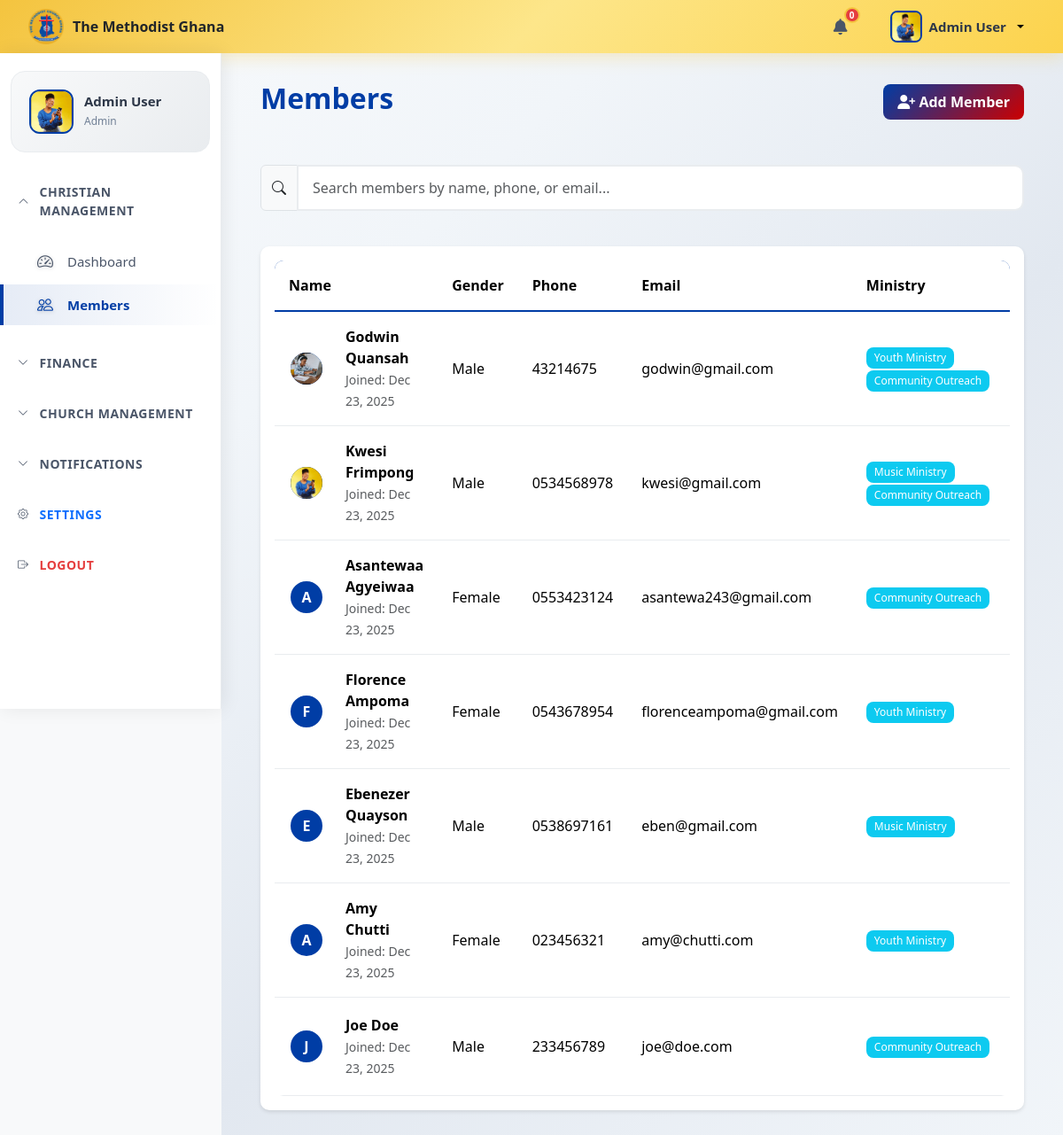
Page /app/views/members.php (signed in) on the committed database.
### tables this page shows
CREATE TABLE `settings` (
  `id` int(11) NOT NULL,
  `setting_key` varchar(100) NOT NULL,
  `setting_value` longtext DEFAULT NULL,
  `description` text DEFAULT NULL,
  `created_at` timestamp NOT NULL DEFAULT current_timestamp(),
  `updated_at` timestamp NOT NULL DEFAULT current_timestamp() ON UPDATE current_timestamp()
);

CREATE TABLE `users` (
  `id` int(11) NOT NULL,
  `email` varchar(255) NOT NULL,
  `password` varchar(255) NOT NULL,
  `first_name` varchar(100) NOT NULL,
  `last_name` varchar(100) NOT NULL,
  `role_id` int(11) NOT NULL,
  `phone` varchar(20) DEFAULT NULL,
  `profile_photo` varchar(255) DEFAULT NULL,
  `is_active` tinyint(1) DEFAULT 1,
  `created_at` timestamp NOT NULL DEFAULT current_timestamp(),
  `updated_at` timestamp NOT NULL DEFAULT current_timestamp() ON UPDATE current_timestamp()
);

CREATE TABLE `members` (
  `id` int(11) NOT NULL,
  `user_id` int(11) DEFAULT NULL,
  `first_name` varchar(100) NOT NULL,
  `last_name` varchar(100) NOT NULL,
  `email` varchar(255) DEFAULT NULL,
  `phone` varchar(20) DEFAULT NULL,
  `date_of_birth` date DEFAULT NULL,
  `gender` enum('Male','Female') DEFAULT NULL,
  `join_date` date DEFAULT NULL,
  `status` enum('active','inactive','transferred','deceased') NOT NULL DEFAULT 'active',
  `address` varchar(255) DEFAULT NULL,
  `city` varchar(100) DEFAULT NULL,
  `area` varchar(150) DEFAULT NULL,
  `landmark` varchar(255) DEFAULT NULL,
  `gps` varchar(20) DEFAULT NULL,
  `region` varchar(100) DEFAULT NULL,
  `emergency_contact_name` varchar(100) DEFAULT NULL,
  `emergency_phone` varchar(20) DEFAULT NULL,
  `member_img` varchar(255) DEFAULT NULL,
  `created_at` timestamp NOT NULL DEFAULT current_timestamp(),
  `updated_at` timestamp NOT NULL DEFAULT current_timestamp() ON UPDATE current_timestamp()
);

### config/database.php (called while the page is built, shortened)
<?php
class Database {
    private $host = 'localhost';
    private $db_name = 'church_management_system';
    private $user = 'root';
    private $password = '';
    private $pdo;
    private static $instance = null;
    public static function getInstance() {
        if (self::$instance === null) {
            self::$instance = new self();
        }
        return self::$instance;
    }
    public function connect() {
        try {
            $dsn = 'mysql:host=' . $this->host . ';dbname=' . $this->db_name;
            $this->pdo = new PDO($dsn, $this->user, $this->password);
            $this->pdo->setAttribute(PDO::ATTR_ERRMODE, PDO::ERRMODE_EXCEPTION);
            $this->pdo->setAttribute(PDO::ATTR_DEFAULT_FETCH_MODE, PDO::FETCH_ASSOC);
        } catch (PDOException $e) {
            die('Connection Error: ' . $e->getMessage());
        }
    }
    public function getConnection() {
        return $this->pdo;
    }
    public function query($sql, $params = []) {
        try {
            $stmt = $this->pdo->prepare($sql);
            $stmt->execute($params);
            return $stmt;
        } catch (PDOException $e) {
            die('Query Error: ' . $e->getMessage());
        }
    }
    public function fetchAll($sql, $params = []) {
        return $this->query($sql, $params)->fetchAll();
    }
}
?>

### app/models/Member.php (called while the page is built, shortened)
<?php
class Member {
    private $db;
    private $table = 'members';
    public function __construct() {
        $this->db = Database::getInstance()->getConnection();
    }
    public function getAll($limit = null, $offset = 0) {
        $sql = "SELECT * FROM {$this->table} WHERE status = 'active' ORDER BY created_at DESC";
        if ($limit) {
            $sql .= " LIMIT :limit OFFSET :offset";
            $stmt = $this->db->prepare($sql);
            $stmt->bindParam(':limit', $limit, PDO::PARAM_INT);
            $stmt->bindParam(':offset', $offset, PDO::PARAM_INT);
        } else {
            $stmt = $this->db->prepare($sql);
        }
        $stmt->execute();
        return $stmt->fetchAll(PDO::FETCH_ASSOC);
    }
    public function getMemberMinistries($memberId) {
    $sql = "SELECT m.name
            FROM ministries m
            JOIN ministry_members mm ON mm.ministry_id = m.id
            WHERE mm.member_id = :member_id";
    $stmt = $this->db->prepare($sql);
    $stmt->bindParam(':member_id', $memberId);
    $stmt->execute();
    return $stmt->fetchAll(PDO::FETCH_COLUMN);
}
}
?>

### app/views/members.php (the view, shortened to what this page needs)
<?php
$activePage='members';
require_once __DIR__ . '/../../config/database.php';
require_once __DIR__ . '/../models/Member.php';
$member = new Member();
$search = trim($_GET['search'] ?? '');
if($search !== ''){
   $members = $member->search($search);
} else {
    $members = $member->getAll();
}
?>
<?php include 'header.php'; ?>
<div class="main-content">
    <?php include 'sidebar.php'; ?>
    <div class="container-fluid">
        <div class="d-flex justify-content-between align-items-center mb-4">
            <h2 class="fw-bold" style="color: var(--primary-color);">Members</h2>
            <button class="btn btn-primary" data-bs-toggle="modal" data-bs-target="#addMemberModal">
                <i class="fas fa-user-plus"></i> Add Member
            </button>
        </div>
        <br>
         <form method="GET" class="mb-3">
            <div class="input-group">
          <span class="input-group-text">
            <i class="bi bi-search"></i>
          </span>
          <input
          type="text"
          name="search"
          id="memberSearch"
          class="form-control"
          placeholder="Search members by name, phone, or email..."
          autocomplete = "off"
          >
            </div>
         </form>
<br>
        <div class="card">
            <div class="card-body">
                <div class="table-responsive">
                    <table class="table table-hover">
                        <thead style="background-color: var(--primary-color); color: white;">
                            <tr>
                                <th>Name</th>
                                <th>Gender</th>
                                <th>Phone</th>
                                <th>Email</th>
                                <th>Ministry</th>
                                <th>Actions</th>
                            </tr>
                        </thead>
                     <tbody id="membersTable">
<?php if (!empty($members)): ?>
    <?php foreach ($members as $m): ?>
        <tr>
           <td>
    <div class="d-flex align-items-center">
        <?php
        $imgPath = __DIR__ . '/../../assets/uploads/members/' . ($m['member_img'] ?? '');
        $imgUrl  = '/assets/uploads/members/' . ($m['member_img'] ?? '');
        ?>
        <div class="avatar rounded-circle me-3 d-flex align-items-center justify-content-center"
             style="
                width:40px;
                height:40px;
                background-color: var(--primary-color);
                color:white;
                overflow:hidden;
                flex-shrink:0;
                border: 2px solid #fff;
                font-weight: bold;
                font-size: 16px;
             ">
            <?php if (!empty($m['member_img']) && file_exists($imgPath)): ?>
                <img src="<?= htmlspecialchars($imgUrl) ?>"
                     alt="Member Image"
                     style="width:100%; height:100%; object-fit:cover; display:block;">
            <?php else: ?>
                <?= strtoupper(substr($m['first_name'], 0, 1)) ?>
            <?php endif; ?>
        </div>
        <div class="ms-2">
            <strong><?= htmlspecialchars($m['first_name'].' '.$m['last_name']) ?></strong><br>
            <small class="text-muted">
                Joined: <?= date('M d, Y', strtotime($m['join_date'] ?? $m['created_at'])) ?>
            </small>
        </div>
    </div>
</td>
            <td><?= htmlspecialchars($m['gender'] ?? 'N/A') ?></td>
            <td><?= htmlspecialchars($m['phone'] ?? 'N/A') ?></td>
            <td><?= htmlspecialchars($m['email'] ?? 'N/A') ?></td>
            <td>
    <?php
        $memberMinistries = $member->getMemberMinistries($m['id']);
        if (!empty($memberMinistries)) {
            foreach ($memberMinistries as $ministryName) {
                echo '<span class="badge bg-info me-1">' . htmlspecialchars($ministryName) . '</span>';
            }
        } else {
            echo '<span class="badge bg-info">N/A</span>';
        }
    ?>
</td>
            <td>
            </td>
        </tr>
    <?php endforeach; ?>
<?php endif; ?>
</tbody>
                    </table>
                </div>
            </div>
        </div>
    </div>
</div>

### app/views/navbar.php (shortened to what this page needs)
<?php
require_once __DIR__ . '/../../config/database.php';
?>
    <nav class="top-navbar">
        <div class="top-nav-left">
            <div class="d-none d-md-flex align-items-center">
                <img src="<?php echo BASE_URL;?>/assets/images/methodist-logo.png" alt="Logo" style="height: 40px; margin-right: 10px;">
                <span class="fw-bold text-dark"><?php echo htmlspecialchars($church_name); ?></span>
            </div>
        </div>
        <div class="top-nav-right">
         <div class="dropdown">
            <button class="top-nav-icon-btn notification-btn" data-bs-toggle="dropdown">
                <i class="fas fa-bell"></i>
                <span class="notification-badge"><?= $unread_count['COUNT(*)'] ?? 0 ?></span>
            </button>
         </div>
            <div class="dropdown user-dropdown ms-2">
                <button class="user-profile-btn dropdown-toggle" data-bs-toggle="dropdown">
                    <img src="<?php echo BASE_URL; echo '/'; echo htmlspecialchars($user['profile_photo'] ?? '/assets/images/placeholder-user.jpg'); ?>" alt="User" class="user-thumbnail">
                    <span class="d-none d-md-inline user-name-top"><?php echo htmlspecialchars($user['first_name'] . ' ' . $user['last_name']); ?></span>
                </button>
            </div>
        </div>
    </nav>
</body>
</html>

### app/views/sidebar.php (shortened to what this page needs)
<?php
include_once __DIR__ . '/../../config/database.php';
$pdo = Database::getInstance()->getConnection();
$userId = $_SESSION['user_id'] ?? null;
$user = null;
if($userId) {
    $stmt = $pdo->prepare("SELECT first_name, last_name, profile_photo FROM users WHERE id = :id");
    $stmt->execute([':id' => $userId]);
    $user = $stmt->fetch(PDO::FETCH_ASSOC);
}
$activePage = isset($activePage) ? $activePage : 'dashboard';
function isActive($page, $current){
    return $page === $current ? 'active' : '';
}
function isCollapsed($group, $current){
    $groups = [
        'christianManagement' => ['dashboard', 'members'],
        'finance' => ['income', 'expenses', 'overview'],
        'churchManagement' => ['organizations', 'events', 'attendance', 'service'],
        'notifications' => ['notifications']
    ];
    if(isset($groups[$group]) && in_array($current, $groups[$group])){
        return 'show';
    }
    return '';
}
?>
<nav class="sidebar sidebar-menu-groups" id="sidebar">
    <div class="sidebar-user-card">
        <div class="user-avatar">
            <img src="<?php echo BASE_URL; echo '/'; echo htmlspecialchars($user['profile_photo'] ?? '/assets/images/placeholder-user.jpg'); ?>" alt="User">
        </div>
        <div class="user-info">
            <h6><?php echo htmlspecialchars($user['first_name'] . ' ' . $user['last_name']); ?></h6>
            <span class="user-role"><?php echo htmlspecialchars($_SESSION['user_role']); ?></span>
        </div>
    </div>
    <div class="sidebar-menu-groups">
        <div class="menu-group">
            <div class="menu-group-header"   data-bs-target="#christianManagement" aria-expanded="<?= isCollapsed('christianManagement', $activePage) ? 'true' : 'false' ?>">
                <i class="bi bi-chevron-down"></i>
                <span>Christian Management</span>
            </div>
            <ul class="sidebar-menu collapse <?= isCollapsed('christianManagement', $activePage) ?>" id="christianManagement">
                <li><a href="dashboard.php" class="<?= isActive('dashboard', $activePage) ?>"><i class="bi bi-speedometer2"></i> Dashboard</a></li>
                <li><a href="members.php" class="<?= isActive('members', $activePage) ?>"><i class="bi bi-people"></i> Members</a></li>
            </ul>
        </div>
        <div class="menu-group">
            <div class="menu-group-header"  data-bs-target="#finance" aria-expanded="<?= isCollapsed('finance', $activePage) ? 'true' : 'false' ?>">
                <i class="bi bi-chevron-down"></i>
                <span>Finance</span>
            </div>
        </div>
        <div class="menu-group">
            <div class="menu-group-header"  data-bs-target="#churchManagement" aria-expanded="<?= isCollapsed('churchManagement', $activePage) ? 'true' : 'false' ?>">
                <i class="bi bi-chevron-down"></i>
                <span>Church Management</span>
            </div>
        </div>
        <div class="menu-group">
            <div class="menu-group-header"  data-bs-target="#notifications">
                <i class="bi bi-chevron-down"></i>
                <span>Notifications</span>
            </div>
        </div>
        <div class="menu-group">
            <div class="menu-group-header">
                <i class="bi bi-gear"></i>
                <span><a href="<?php echo BASE_URL; ?>/app/views/settings.php" class="menu-link <?= isActive('settings', $activePage) ?>">Settings</a></span>
            </div>
        </div>
        <div class="menu-group">
            <div class="menu-group-header">
                <i class="bi bi-box-arrow-right"></i>
                <span><a href="<?php echo BASE_URL; ?>/app/controllers/logout.php" class="menu-link logout-link"> Logout
        </a></span>
            </div>
        </div>
    </div>
</nav>

### rows in the picture
settings: setting_value "The Methodist Ghana"
users: profile_photo (picture), first_name+last_name "Admin User"
members: member_img (picture), first_name+last_name "Godwin Quansah", join_date "Dec 23, 2025", gender "Male", phone "43214675", email "godwin@gmail.com", ministryName "Youth Ministry", ministryName "Community Outreach"
members: member_img (picture), first_name+last_name "Kwesi Frimpong", join_date "Dec 23, 2025", gender "Male", phone "0534568978", email "kwesi@gmail.com", ministryName "Music Ministry", ministryName "Community Outreach"
members: first_name "A", first_name+last_name "Asantewaa Agyeiwaa", join_date "Dec 23, 2025", gender "Female", phone "0553423124", email "asantewa243@gmail.com", ministryName "Community Outreach"
members: first_name "F", first_name+last_name "Florence Ampoma", join_date "Dec 23, 2025", gender "Female", phone "0543678954", email "florenceampoma@gmail.com", ministryName "Youth Ministry"
members: first_name "E", first_name+last_name "Ebenezer Quayson", join_date "Dec 23, 2025", gender "Male", phone "0538697161", email "eben@gmail.com", ministryName "Music Ministry"
members: first_name "A", first_name+last_name "Amy Chutti", join_date "Dec 23, 2025", gender "Female", phone "023456321", email "amy@chutti.com", ministryName "Youth Ministry"
members: first_name "J", first_name+last_name "Joe Doe", join_date "Dec 23, 2025", gender "Male", phone "233456789", email "joe@doe.com", ministryName "Community Outreach"

### other values in the picture
$unread_count['COUNT(*)'] "0"
$_SESSION['user_role'] "Admin"
